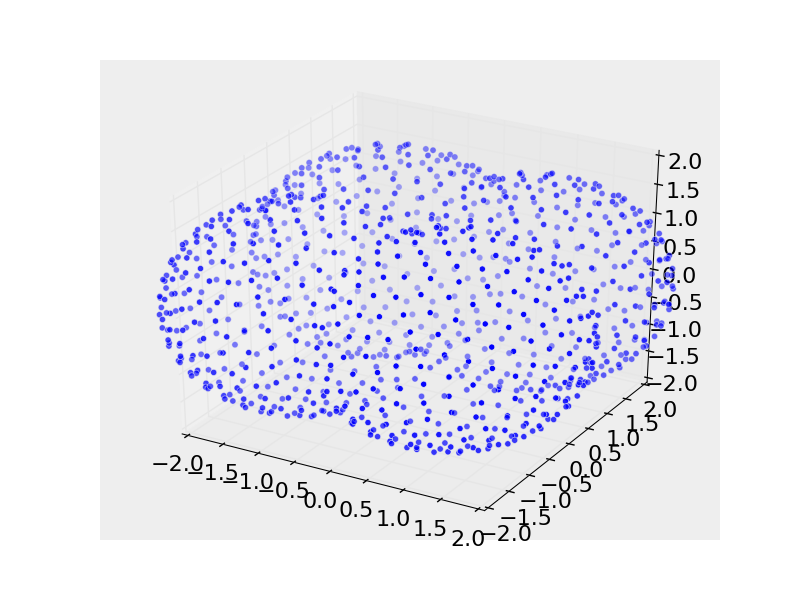

This figure's Python source:
import numpy as np
from mpl_toolkits.mplot3d import Axes3D
import matplotlib.pyplot as plt

from pyvdwsurface import vdwsurface

atoms = np.array([[-1,-1,0,], [-1,1,0], [1,-1,0], [1,1,0],], dtype=float)
points = vdwsurface(atoms, elements=['C']*len(atoms), density=20)

fig = plt.figure()
ax = fig.add_subplot(111, projection='3d')
ax.scatter(points[:,0], points[:,1], points[:,2], marker='o')
ax.set_xlim(-2,2)
ax.set_ylim(-2,2)
ax.set_zlim(-2,2)
plt.savefig('example.png')
